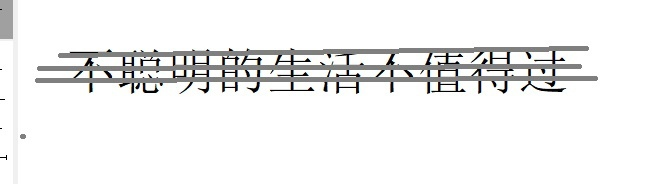
#> input picture my.jpg, 668 x 184 px
$ jupyter execute lab4v.ipynb   (shell and % lines are left out)
#> lines starting #> are read from the running program, lines starting #| are printed output that depends on the picture
[cell 1]
import sys
import matplotlib.pyplot as plt
import cv2 as cv
import numpy as np

plt.rcParams["figure.figsize"] = [6, 4]
image = cv.imread('my.jpg')
#> image is the input picture: shape (184, 668, 3); mean B, G, R 240, 240.2, 240.1
# Использование библиотеки matplotlib
import matplotlib.pyplot as plt

#%matplotlib inline позволяет выводить графики matplotlib в Jupyter
plt.imshow(image)

[cell 2]
image1 = cv.cvtColor(image, cv.COLOR_BGR2RGB)
plt.imshow(image1)

[cell 3]
import cv2
thresholds = [90, 160]
prev_image = image.copy()

for tr in thresholds:
    _, prev_image = cv2.threshold(prev_image, tr, 255, cv2.THRESH_BINARY)
#> this loop made 2 passes
#> pass 1, `_, prev_image = cv2.threshold(prev_image, tr, 255, cv2.THRESH_BINARY)`:
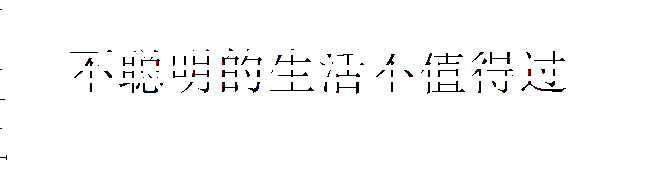
#> prev_image: shape (184, 668, 3); mean B, G, R 250.2, 250.1, 250.2

plt.figure(figsize=(14, 10))
plt.imshow(prev_image, cmap='gray')
plt.show()

[cell 4]
cv.imwrite('bi.jpg', prev_image)
#> Out = True

[cell 5]
#вывод перевода с гугл-переводчика
import cv2
import matplotlib.pyplot as plt
from IPython.display import Image, display


image = cv2.imread('google.jpg')
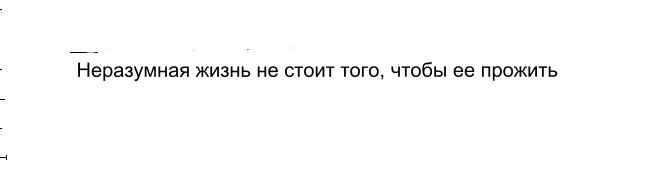
#> input picture google.jpg, 668 x 184 px
#> image is the input picture: shape (184, 668, 3); mean B, G, R 250.9, 251, 250.9

thresholds = [90, 160]
prev_image = image.copy()

for tr in thresholds:
    _, prev_image = cv2.threshold(prev_image, tr, 255, cv2.THRESH_BINARY)


plt.figure(figsize=(14, 10))
plt.imshow(prev_image, cmap='gray')
plt.show()


cv2.imwrite('processed_image.jpg', prev_image)
#> Out = True
